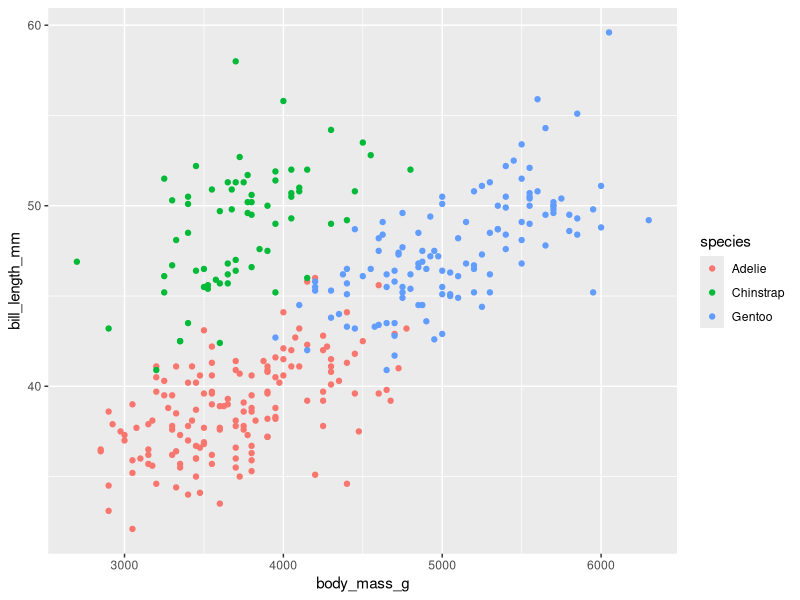

R code for this plot:
## ---- chunk 1
knitr::opts_chunk$set(echo = TRUE)
## ---- chunk 2
library(tidyverse)
library(here)
library(palmerpenguins)
## ---- chunk 3
p1<-penguins %>%
ggplot(aes(x = body_mass_g, 
y = bill_length_mm, 
color = species))+
geom_point()

p1
